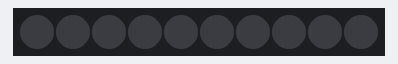
Recording of a sketch running on a simulated Arduino Uno, built with avr-gcc and run on an emulated ATmega328P. On the bench: 10 RGB LEDs in strip order, left to right.

Above: at 0.1 s.
At 2.0 s:
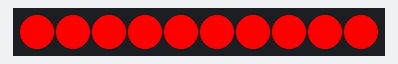
At 3.5 s:
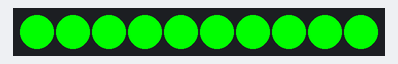
At 5.0 s:
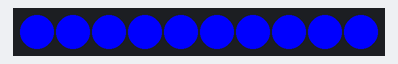

The sketch:

LEDstrip.ino
```cpp
#include <Adafruit_NeoPixel.h> //Includes specific library for driving WS2811 adressable leds
//#define BUTTON_PIN   2  Commented out because no button for this test, but
 /*Digital IO pin connected to the button.  This will be driven with a pull-up resistor
  *so the switch should pull the pin to ground momentarily.  On a high -> low transition
  *the button press logic will execute.*/
#define PIXEL_PIN    4    // Digital IO pin connected to the LED strip
#define PIXEL_COUNT 10    // Number of LEDs in strip

// Parameter 1 = pin number (most are valid)
// Parameter 2 = number of pixels in strip, Each LED in stip will draw 0.06 Amps so plan accordingly
// Parameter 3 = pixel type flags, add together as needed:
//   NEO_RGB     Pixels are wired for RGB bitstream
//   NEO_GRB     Pixels are wired for GRB bitstream, correct for neopixel stick
//   NEO_KHZ400  400 KHz bitstream (e.g. FLORA pixels)
//   NEO_KHZ800  800 KHz bitstream (e.g. High Density LED strip), correct for neopixel stick
Adafruit_NeoPixel strip = Adafruit_NeoPixel(PIXEL_COUNT, PIXEL_PIN, NEO_GRB + NEO_KHZ800);

void setup (){
  strip.begin();
  strip.show(); // Initialize all pixels to 'off'
}
void loop (){
  colorWipe(strip.Color(0, 0, 0), 50);
  delay(1000);
  colorWipe(strip.Color(255, 0, 0), 50);  // Red
  delay(1000);
  colorWipe(strip.Color(0, 255, 0), 50);  // Green
  delay(1000);
  colorWipe(strip.Color(0, 0, 255), 50);  // Blue
  delay(1000);
}

void colorWipe(uint32_t c, uint8_t wait) {
  for(uint16_t i=0; i<strip.numPixels(); i++) {
    strip.setPixelColor(i, c);
    strip.show();
    delay(wait);
  }
}
```

Measured:
- by itself, everything shown: repeats every 6.0 s, in 40 steps
- what the display in image 1 shows lasts 1.0 s, from 2.0 s to 3.0 s
